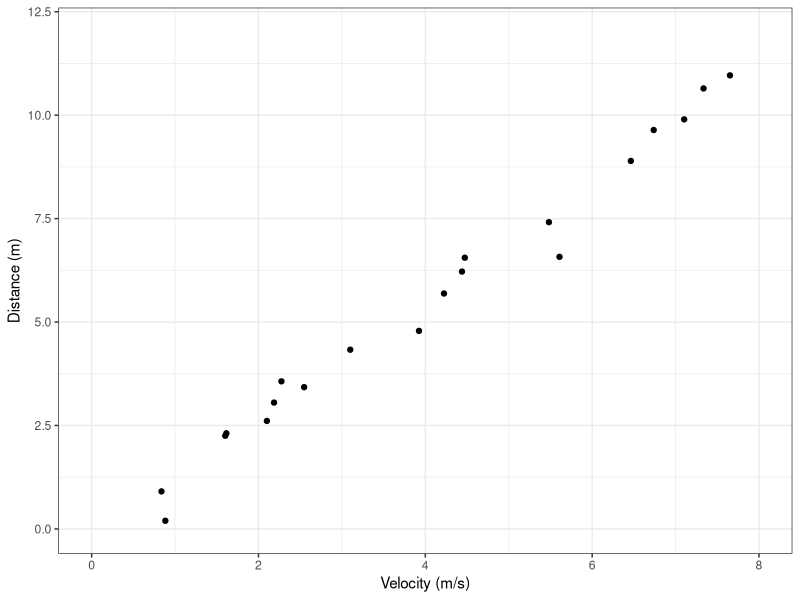
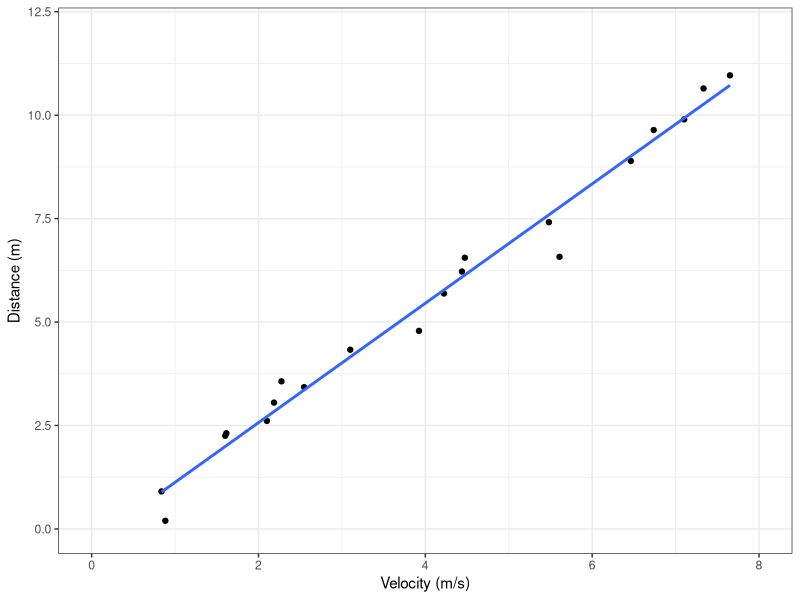

Here is the R script that generated these plots, in order:
## ---- chunk 1
#| echo: false
library(tidyverse)

n <- 20
t <- 1.5

set.seed(5)
df <- tibble(
  v = runif(n, min = 0, max = 8),
  a = (-1) * rexp(n, rate = 2),
  epsilon = rnorm(n, mean = 0, sd = 0.08)
)

paperflights <- df %>% 
  mutate(d = v*t + 0.5 * a * t^2 + epsilon) %>%
  select(v, d)
## ---- chunk 2
#| echo: true
#| fig-align: center
#| out-width: 70%
plot_flights <- ggplot(data = paperflights, aes(x = v, y = d)) +
  theme_bw() +
  coord_cartesian(xlim = c(0,8),ylim = c(0,12)) +
  geom_point() +
  labs(x = "Velocity (m/s)", y = "Distance (m)")
plot_flights
## ---- chunk 3
#| echo: true
#| fig-align: center
#| out-width: 70%
plot_flights + geom_smooth(method = 'lm', se = FALSE) 
## ---- chunk 4
#| echo: true
#| output-location: fragment
lm(d ~ v, data = paperflights)
